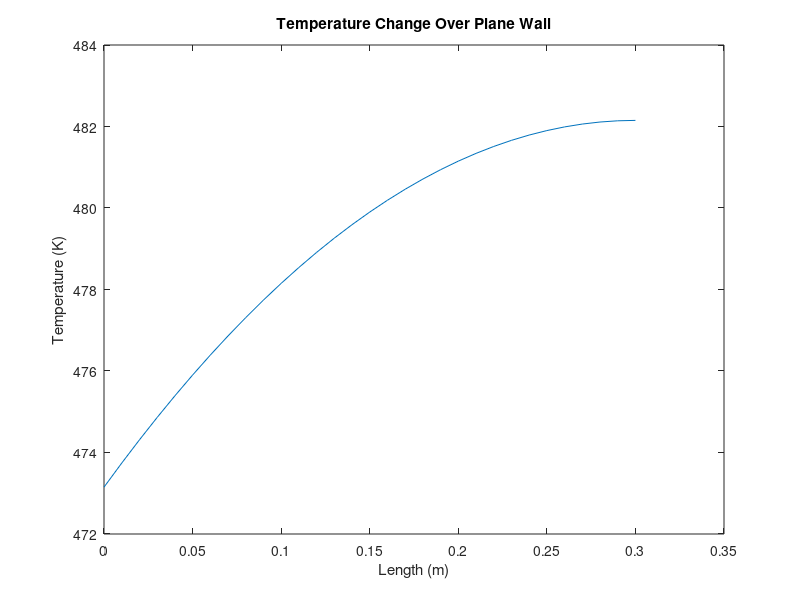

The MATLAB script that drew this image:
q_dot=1000;
k=5;
L=0.3;
T_s=473.15;
x=0:0.01:0.3;
T=-(q_dot*x.^2)/(2*k)+(q_dot*L/k)*x+T_s;
Ans=max(T) %482.1500 K

plot(x,T)
xlabel('Length (m)');
ylabel('Temperature (K)');
title('Temperature Change Over Plane Wall');
